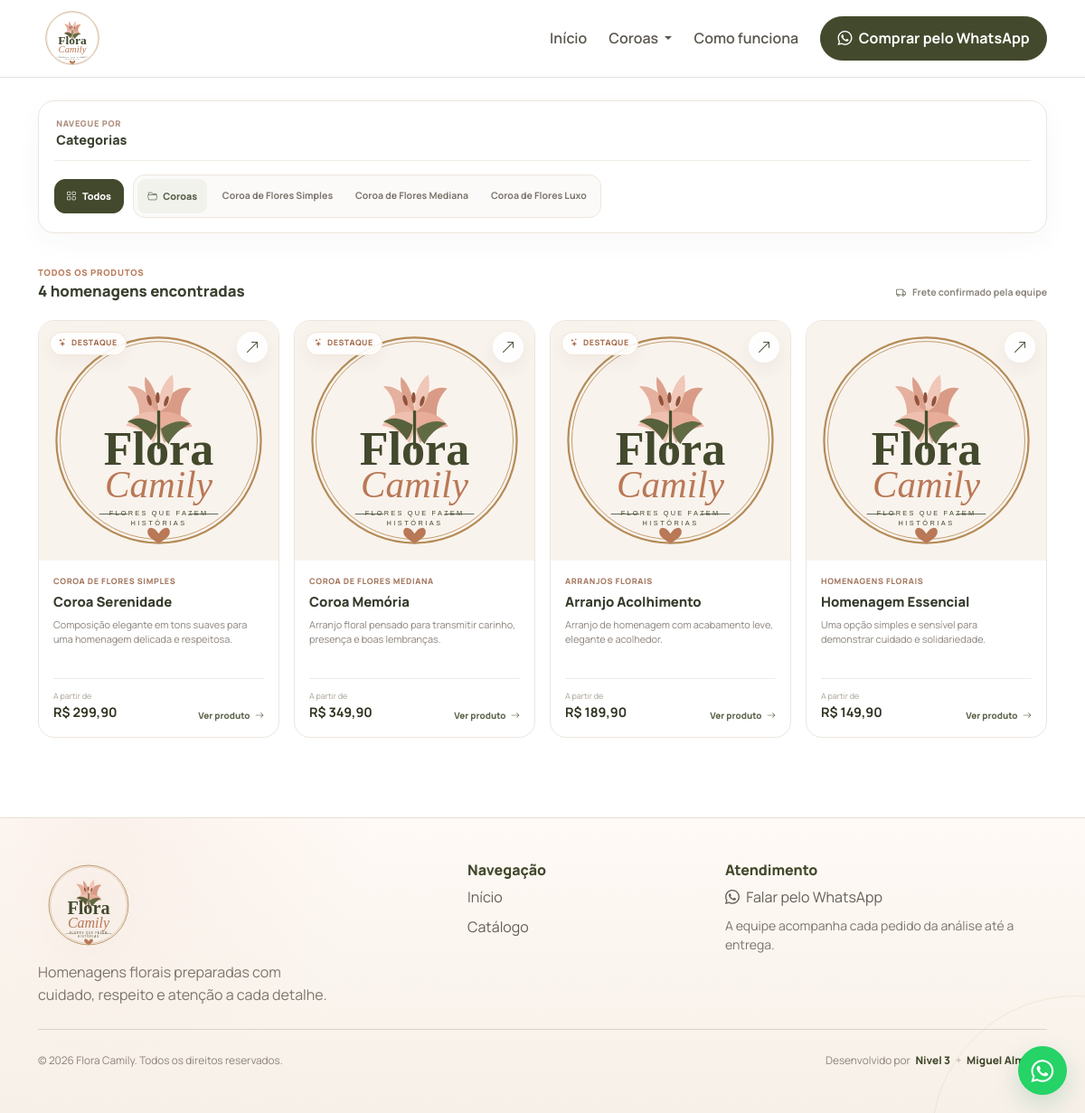
The app's page /loja.php with its own data.
### tables this page shows
CREATE TABLE IF NOT EXISTS app_settings (
    setting_key VARCHAR(120) PRIMARY KEY,
    setting_value TEXT NULL,
    updated_at TIMESTAMP DEFAULT CURRENT_TIMESTAMP ON UPDATE CURRENT_TIMESTAMP
);

CREATE TABLE IF NOT EXISTS categories (
    id INT UNSIGNED AUTO_INCREMENT PRIMARY KEY,
    parent_id INT UNSIGNED NULL,
    name VARCHAR(120) NOT NULL,
    slug VARCHAR(140) NOT NULL UNIQUE,
    active TINYINT(1) NOT NULL DEFAULT 1,
    sort_order INT NOT NULL DEFAULT 0,
    created_at TIMESTAMP DEFAULT CURRENT_TIMESTAMP,
    updated_at TIMESTAMP DEFAULT CURRENT_TIMESTAMP ON UPDATE CURRENT_TIMESTAMP,
    INDEX idx_categories_active_sort (active, sort_order),
    INDEX idx_categories_parent_sort (parent_id, sort_order),
    CONSTRAINT fk_categories_parent FOREIGN KEY (parent_id) REFERENCES categories(id) ON DELETE RESTRICT
);

CREATE TABLE IF NOT EXISTS products (
    id INT UNSIGNED AUTO_INCREMENT PRIMARY KEY,
    name VARCHAR(160) NOT NULL,
    category VARCHAR(100) NOT NULL DEFAULT 'Homenagens florais',
    category_id INT UNSIGNED NULL,
    description TEXT NULL,
    price DECIMAL(10,2) NOT NULL DEFAULT 0.00,
    installment_count INT UNSIGNED NULL,
    installment_value DECIMAL(10,2) NULL,
    image VARCHAR(255) NULL,
    active TINYINT(1) NOT NULL DEFAULT 1,
    featured TINYINT(1) NOT NULL DEFAULT 0,
    created_at TIMESTAMP DEFAULT CURRENT_TIMESTAMP,
    updated_at TIMESTAMP DEFAULT CURRENT_TIMESTAMP ON UPDATE CURRENT_TIMESTAMP,
    INDEX idx_products_active (active),
    INDEX idx_products_featured (featured),
    INDEX idx_products_category_id (category_id),
    CONSTRAINT fk_products_category FOREIGN KEY (category_id) REFERENCES categories(id) ON DELETE SET NULL
);

### loja.php (the view, shortened to what the rows shown need)
<?php
require __DIR__ . '/includes/header.php';
$categorySlug = trim((string) ($_GET['categoria'] ?? ''));
$categoryTree = categoryTree();
if ($categorySlug !== '') {
    $categoryIds = categoryIdsForSlug($categorySlug);
    if ($categoryIds) {
        $placeholders = implode(',', array_fill(0, count($categoryIds), '?'));
        $stmt = db()->prepare(
            "SELECT p.*, c.name AS category_name, c.slug AS category_slug
             FROM products p
             LEFT JOIN categories c ON c.id = p.category_id
             WHERE p.active = 1
               AND p.category_id IN ($placeholders)
             ORDER BY p.featured DESC, p.created_at DESC"
        );
        $stmt->execute($categoryIds);
    } else {
        $stmt = db()->query(
            'SELECT p.*, c.name AS category_name, c.slug AS category_slug
             FROM products p
             LEFT JOIN categories c ON c.id = p.category_id
             WHERE 1 = 0'
        );
    }
} else {
    $stmt = db()->query(
        'SELECT p.*, c.name AS category_name, c.slug AS category_slug
         FROM products p
         LEFT JOIN categories c ON c.id = p.category_id
         WHERE p.active = 1
         ORDER BY p.featured DESC, p.created_at DESC'
    );
}
$products = $stmt->fetchAll();
?>
<section class="catalog-section catalog-section-without-hero">
    <div class="container">
        <?php if ($categoryTree): ?>
            <div class="catalog-filter-panel">
                <div class="catalog-filter-head">
                    <div>
                        <h2>Categorias</h2>
                    </div>
                </div>
                <div class="catalog-filter-groups">
                    <?php foreach ($categoryTree as $root): ?>
                        <div class="catalog-filter-group">
                            <a
                                href="loja.php?categoria=<?= urlencode((string) $root['slug']) ?>"
                                class="catalog-filter-root <?= $categorySlug === $root['slug'] ? 'active' : '' ?>"
                            >
                                <i class="bi bi-folder2-open"></i>
                                <span><?= e($root['name']) ?></span>
                            </a>
                            <?php if (!empty($root['children'])): ?>
                                <div class="catalog-filter-children">
                                    <?php foreach ($root['children'] as $child): ?>
                                        <a
                                            href="loja.php?categoria=<?= urlencode((string) $child['slug']) ?>"
                                            class="catalog-filter-child <?= $categorySlug === $child['slug'] ? 'active' : '' ?>"
                                        >
                                            <?= e($child['name']) ?>
                                        </a>
                                    <?php endforeach; ?>
                                </div>
                            <?php endif; ?>
                        </div>
                    <?php endforeach; ?>
                </div>
            </div>
        <?php endif; ?>
        <div class="catalog-results-head">
            <div>
                <h2><?= count($products) === 1 ? '1 homenagem encontrada' : count($products) . ' homenagens encontradas' ?></h2>
            </div>
        </div>
        <?php if ($products): ?>
            <div class="catalog-product-grid">
                <?php foreach ($products as $product): ?>
                    <?php $fallback = empty($product['image']); ?>
                    <article class="catalog-product-card">
                        <a href="produto.php?id=<?= (int) $product['id'] ?>" class="catalog-product-media">
                            <img
                                src="<?= e(productImage($product['image'])) ?>"
                                alt="<?= e($product['name']) ?>"
                                class="<?= $fallback ? 'logo-fallback' : '' ?>"
                            >
                            <?php if ((int) $product['featured'] === 1): ?>
                                <span class="catalog-product-featured">
                                    <i class="bi bi-stars"></i>
                                    Destaque
                                </span>
                            <?php endif; ?>
                            <span class="catalog-product-arrow">
                                <i class="bi bi-arrow-up-right"></i>
                            </span>
                        </a>
                        <div class="catalog-product-content">
                            <span class="catalog-product-category"><?= e(productCategoryName($product)) ?></span>
                            <h3>
                                <a href="produto.php?id=<?= (int) $product['id'] ?>">
                                    <?= e($product['name']) ?>
                                </a>
                            </h3>
                            <p><?= e(excerpt((string) $product['description'], 95)) ?></p>
                            <div class="catalog-product-bottom">
                                <div class="catalog-product-price">
                                    <small>A partir de</small>
                                    <strong><?= money((float) $product['price']) ?></strong>
                                </div>
                                <a href="produto.php?id=<?= (int) $product['id'] ?>" class="catalog-product-cta">
                                    Ver produto
                                    <i class="bi bi-arrow-right"></i>
                                </a>
                            </div>
                        </div>
                    </article>
                <?php endforeach; ?>
            </div>
        <?php endif; ?>
    </div>
</section>
<?php require __DIR__ . '/includes/footer.php'; ?>

### includes/header.php (shortened to what the rows shown need)
<?php
require_once __DIR__ . '/../config.php';
$headerCategoryTree = categoryTree();
$seoImage = trim((string) ($seoImage ?? absoluteUrl(siteLogo())));
?>
<!doctype html>
<html lang="pt-BR">
<head>
    <link rel="icon" href="<?= e(siteFavicon()) ?>">
    <link href="https://cdn.jsdelivr.net/npm/bootstrap@5.3.3/dist/css/bootstrap.min.css" rel="stylesheet">
    <link rel="stylesheet" href="https://cdn.jsdelivr.net/npm/bootstrap-icons@1.11.3/font/bootstrap-icons.min.css">
    <link rel="stylesheet" href="assets/css/style.css">
</head>
<body>
<nav class="navbar navbar-expand-lg navbar-light bg-white sticky-top border-bottom py-2">
    <div class="container">
        <a class="navbar-brand d-flex align-items-center" href="index.php" aria-label="Flora Camily - Início">
            <img src="<?= e(siteLogo()) ?>" alt="Flora Camily" class="brand-logo">
        </a>
        <div class="collapse navbar-collapse" id="mainMenu">
            <ul class="navbar-nav ms-auto align-items-lg-center gap-lg-2">
                <?php foreach ($headerCategoryTree as $rootCategory): ?>
                    <?php if (!empty($rootCategory['children'])): ?>
                        <li class="nav-item dropdown">
                            <a
                                class="nav-link dropdown-toggle"
                                href="loja.php?categoria=<?= urlencode((string) $rootCategory['slug']) ?>"
                                role="button"
                                data-bs-toggle="dropdown"
                                aria-expanded="false"
                            >
                                <?= e($rootCategory['name']) ?>
                            </a>
                        </li>
                    <?php endif; ?>
                <?php endforeach; ?>
            </ul>
        </div>
    </div>
</nav>
<main>

### includes/footer.php (shortened to what the rows shown need)
</main>
<footer class="site-footer">
    <div class="container py-5">
        <div class="row g-4 align-items-start">
            <div class="col-lg-5">
                <div class="footer-brand-block">
                    <img src="<?= e(siteLogo()) ?>" alt="Flora Camily" class="footer-logo">
                    <p class="footer-text mb-0">
                        Homenagens florais preparadas com cuidado, respeito e atenção a cada detalhe.
                    </p>
                </div>
            </div>
        </div>
    </div>
</footer>
</body>
</html>

### records on screen
app_settings: setting_value (picture)
categories: name "Coroas"
categories: name "Coroa de Flores Simples"
categories: name "Coroa de Flores Mediana"
categories: name "Coroa de Flores Luxo"
products: image.setting_value (picture), featured 1 (drawn), category.name "COROA DE FLORES SIMPLES", name "Coroa Serenidade", description "Composição elegante em tons suaves para uma homenagem delicada e respeitosa.", price "R$ 299,90"
products: image.setting_value (picture), featured 1 (drawn), category.name "COROA DE FLORES MEDIANA", name "Coroa Memória", description "Arranjo floral pensado para transmitir carinho, presença e boas lembranças.", price "R$ 349,90"
products: image.setting_value (picture), featured 1 (drawn), category "ARRANJOS FLORAIS", name "Arranjo Acolhimento", description "Arranjo de homenagem com acabamento leve, elegante e acolhedor.", price "R$ 189,90"
products: image.setting_value (picture), category "HOMENAGENS FLORAIS", name "Homenagem Essencial", description "Uma opção simples e sensível para demonstrar cuidado e solidariedade.", price "R$ 149,90"

### other values on screen
count($products) "4"
